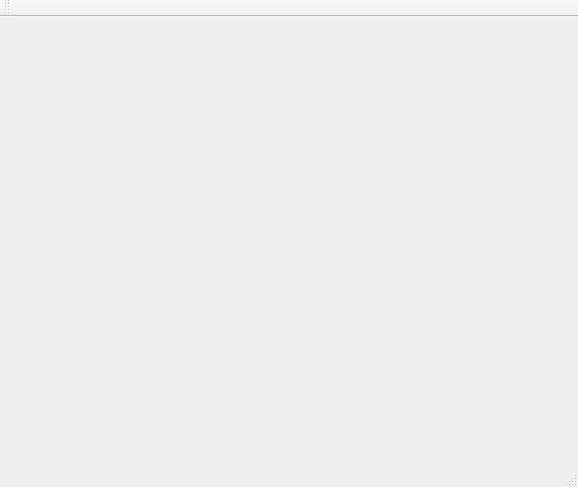
<?xml version="1.0" encoding="UTF-8"?>
<ui version="4.0">
 <class>MainWindow</class>
 <widget class="QMainWindow" name="MainWindow">
  <property name="geometry">
   <rect>
    <x>0</x>
    <y>0</y>
    <width>578</width>
    <height>487</height>
   </rect>
  </property>
  <property name="windowTitle">
   <string>MainWindow</string>
  </property>
  <widget class="QWidget" name="centralWidget"/>
  <widget class="QMenuBar" name="menuBar">
   <property name="geometry">
    <rect>
     <x>0</x>
     <y>0</y>
     <width>578</width>
     <height>24</height>
    </rect>
   </property>
  </widget>
  <widget class="QToolBar" name="mainToolBar">
   <attribute name="toolBarArea">
    <enum>TopToolBarArea</enum>
   </attribute>
   <attribute name="toolBarBreak">
    <bool>false</bool>
   </attribute>
  </widget>
  <widget class="QStatusBar" name="statusBar"/>
 </widget>
 <layoutdefault spacing="6" margin="11"/>
 <resources/>
 <connections/>
</ui>
